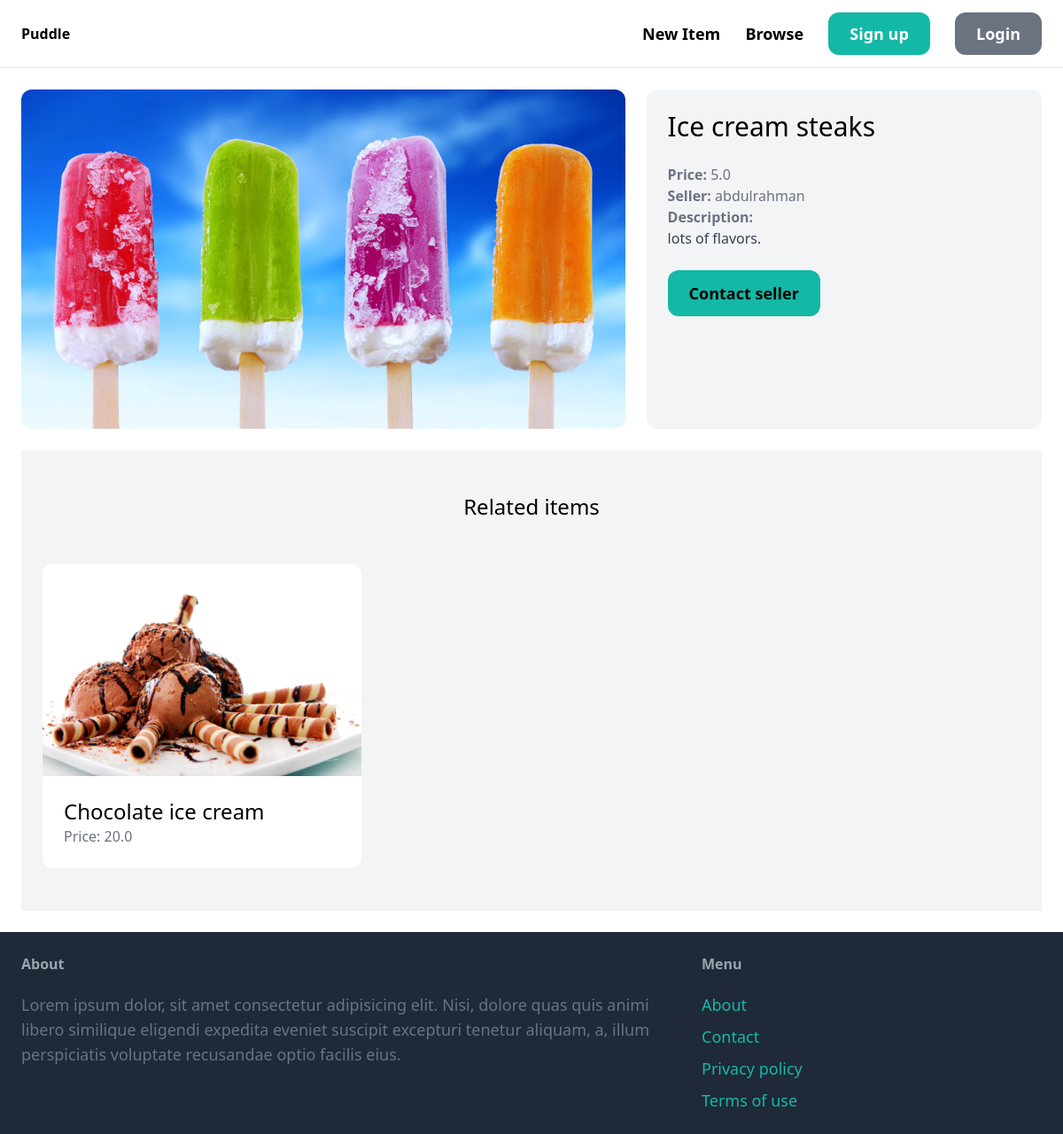
The page /items/2 on the database its author committed.
### items/models.py (models this page shows, shortened)
class Item(models.Model):
    name = models.CharField(max_length=255)
    description = models.TextField(null=True, blank=True)
    price = models.FloatField()
    is_sold = models.BooleanField(default=False)
    created_at = models.DateTimeField(auto_now_add=True)
    created_by = models.ForeignKey(User, related_name='items', on_delete=models.CASCADE)
    category = models.ForeignKey(Category, related_name='items', on_delete=models.CASCADE)
    image = models.ImageField(upload_to='item_images', blank=True, null=True)

### items/views.py (the view)
# urls.py: path('<int:pk>', views.details, name='details'),
def details(request, pk):
    item = get_object_or_404(Item, pk=pk)
    related_items = Item.objects.filter(category=item.category, is_sold = False).exclude(pk=pk)[0:3]
    return render(request, 'items/details.html', {
        'item': item,
        'related_items': related_items
    })

### items/templates/items/details.html (shortened to what this page needs)
{% extends 'core/base.html' %}
{% block content %}
    <div class="grid grid-cols-5 gap-6">
        <div class="col-span-3">
            <img src="{{ item.image.url }}" alt="image" class="rounded-xl">
        </div>
        <div class="col-span-2 p-6 bg-gray-100 rounded-xl">
            <h2 class="mb-6 text-3xl">{{ item.name }}</h2>
            <p class="text-gray-500"><strong>Price: </strong> {{ item.price }}</p>
            <p class="text-gray-500"><strong>Seller: </strong> {{ item.created_by }}</p>
            {% if item.description %}
            <p class="text-gray-700">
                <strong class="text-gray-500">Description:</strong><br>
                {{ item.description }}
            </p>
            {% endif %}
        {% if request.user == item.created_by %}
            <div class="mt-6 p-6 bg-white rounded-xl">
                <p>This is your item!</p>
                <a href="{% url 'items:delete' item.id %}" class="inline-block mt-6 px-6 py-3 text-lg font-semibold bg-red-500 text-white rounded-xl">Delete</a>
                <a href="{% url 'items:edit' item.id %}" class="inline-block mt-6 px-6 py-3 text-lg font-semibold bg-teal-500 text-white rounded-xl">Edit</a>
            </div>
        {% else %}
            <a href="{% url 'conversation:new' item.id %}" class="inline-block mt-6 py-3 px-6 text-lg font-semibold bg-teal-500 rounded-xl hover:bg-teal-700">Contact seller</a>
        {% endif %}
        </div>
    </div>
    <div class="mt-6 px-6 py-12 bg-gray-100 round-xl">
        <h2 class="mb-12 text-2xl text-center">Related items</h2>
            <div class="grid grid-cols-3 gap-3">
                {% for item in related_items %}
                    <div>
                        <a href="{% url 'items:details' item.id %}">
                            <div>
                                <img src="{{ item.image.url }}" alt="item image" class="rounded-t-xl">
                            </div>
                            <div class="p-6 bg-white rounded-b-xl">
                                <h2 class="text-2xl">{{ item.name }}</h2>
                                <p class="text-gray-500">Price: {{ item.price }}</p>
                            </div>
                        </a>
                    </div>
                {% endfor %}
            </div>
    </div>
{% endblock %}

### rows shown on the page
Item: image (picture), name "Ice cream steaks", price "5.0", created_by "abdulrahman", description "lots of flavors."
Item: image (picture), name "Chocolate ice cream", price "20.0"
